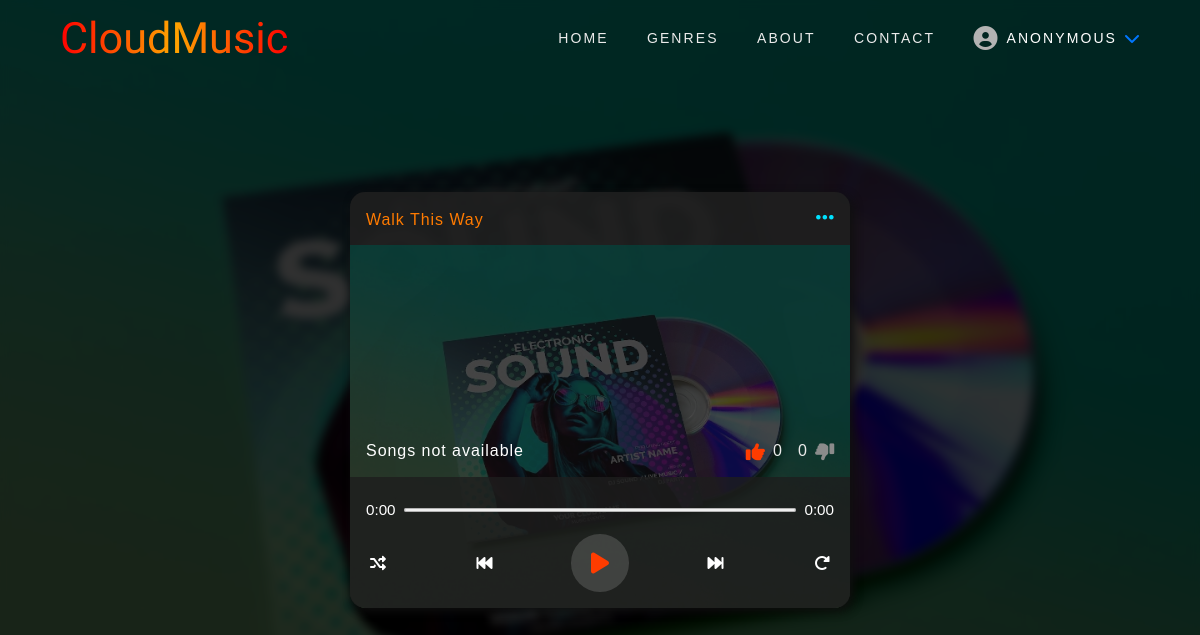
The page /play/album/24 on the database as committed earlier.
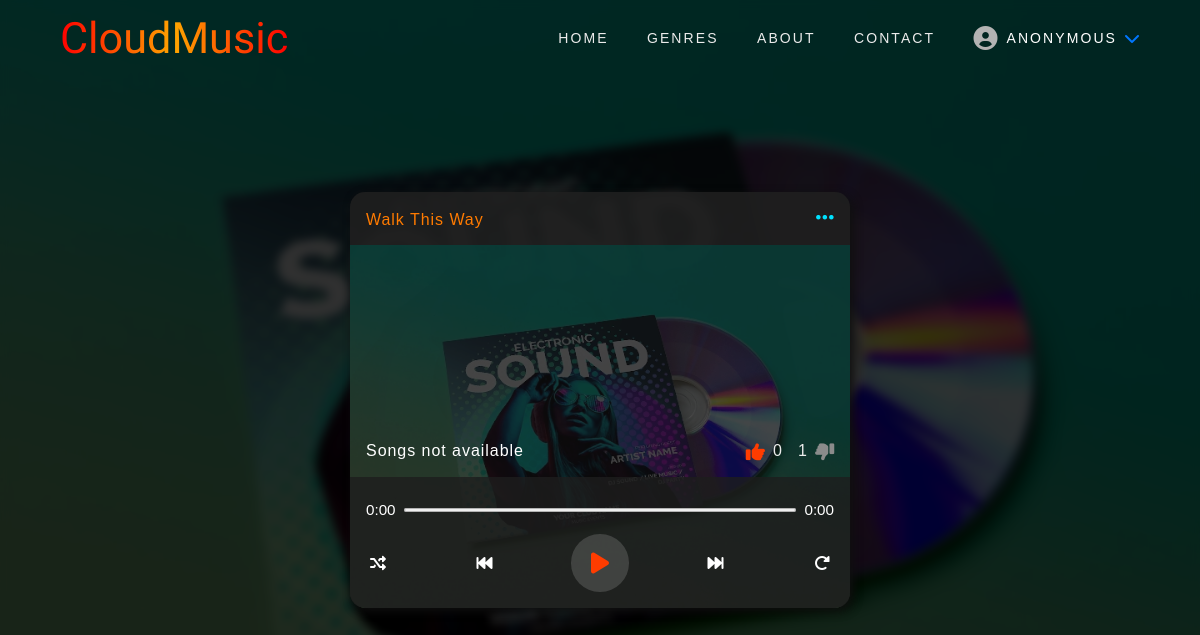
The same page on the database as committed later.
### music/models.py (models this page shows, shortened)
class Album(models.Model):
    user = models.ForeignKey(User, on_delete=models.CASCADE)
    title = models.CharField(max_length=50)
    choose_genre = models.ForeignKey(Genre, on_delete=models.CASCADE, null=True, blank=True)
    create_genre = models.CharField(max_length=20, null=True, blank=True)
    album_cover = models.ImageField(default="album_img/default.jpg", upload_to="album_img", blank=True)
    date_created = models.DateTimeField(default=timezone.now)
    thumbs_up = models.IntegerField(default=0)
    thumbs_down = models.IntegerField(default=0)
    class Meta:
        ordering = ["-date_created"]

### music/views.py (the view, shortened to what this page needs)
# urls.py: path("play/album/<int:pk>", play_album, name="play-album"),
def play_album(request, pk):
    operating_system = platform.platform()
    new = operating_system.split("-")
    user = request.user
    album = Album.objects.get(pk=pk)
    song_length = []
    int_minutes = []
    int_seconds = []
    songs = album.song_set.all()
    song_files = []
    songs = album.song_set.all()
    for song in songs:
        song_files.append(song.song_file)
    context = {
        "album": album,
        "songs": songs,
        "song_files": song_files,
        "song_length": song_length,
        "new": new,
        "int_minutes": int_minutes,
        "int_seconds": int_seconds
    }
    return render(request, "music/play_album.html", context)

### users/context_processors.py (called while the page is built)
def message_form(request):
    user_message_form = MessageForm()
    return {"user_message_form": user_message_form}

### music/templates/music/play_album.html (shortened to what the changed rows need)
{% load static %}
<!DOCTYPE html>
<html lang="en">
<head>
    <link rel="stylesheet" href="https://cdnjs.cloudflare.com/ajax/libs/font-awesome/6.0.0-beta3/css/all.min.css" />
    <link rel="stylesheet" type="text/css" href="{% static 'music/style.css' %}">
</head>
<body class="music-player-background-img">
    <div class="music-player-container">
        <div class="music-player-wrapper">
            <div class="music-player-header">
                <h4 title="{{ album.title }}">{{ album.title|truncatechars:20 }}</h4>
                <i class="fa-solid fa-ellipsis"></i>
            </div>
            <div class="album-cover">
                <div class="album-cover-img-wrapper">
                    <img src="{{ album.album_cover.url }}" alt="">
                    <div class="album-background-overlay"></div>
                    <div class="album-like-dislike">
                        <p class="album-song-title"></p>
                        {% if not album.song_set.all %}
                            <div class="thumbs-up-down">
                                <a id="prevent-default" class="thumbs-up" href="{% url 'music:like' album.pk %}">
                                    <i class="fas fa-thumbs-up" style="font-size: 1.2rem"></i>
                                    <p style="font-size: 1rem">{{ album.thumbs_up }}</p>
                                </a>
                                <a id="prevent-default" class="thumbs-down" href="{% url 'music:dislike' album.pk %}">
                                    <p style="font-size: 1rem">{{ album.thumbs_down }}</p>
                                    <i class="fas fa-thumbs-down fa-flip-horizontal" style="font-size: 1.2rem"></i>
                                </a>
                            </div>
                        {% endif %}
                        <div class="album-control-container">
                        </div>
                    </div>
                </div>
            </div>
        </div>
    </div>
</body>
</html>

Rows that differ between the two databases and show on the page:
changed Album "Walk This Way": thumbs_down "0" → "1"
